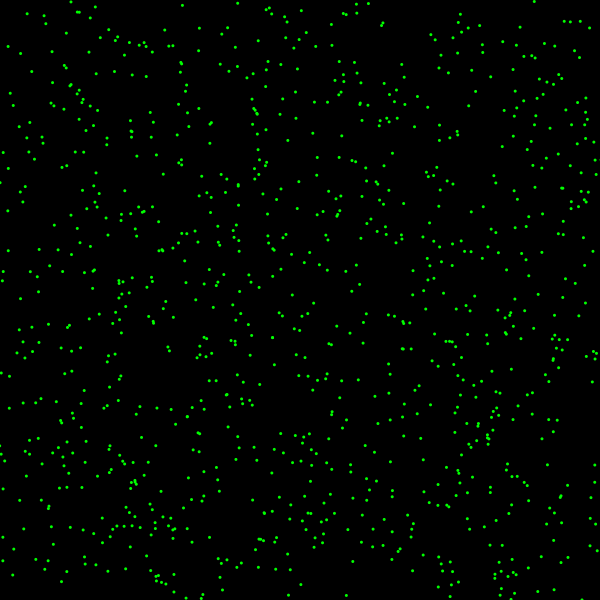
Frame 1 (no input)
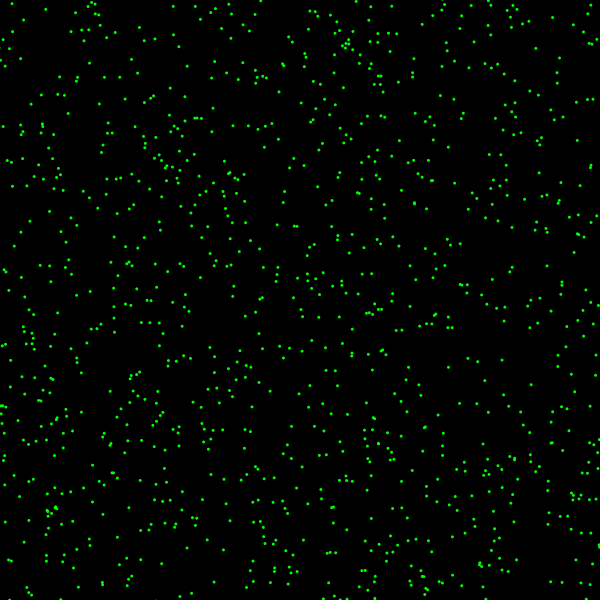
Frame 60 (the mouse pressed at the canvas centre just before this capture)
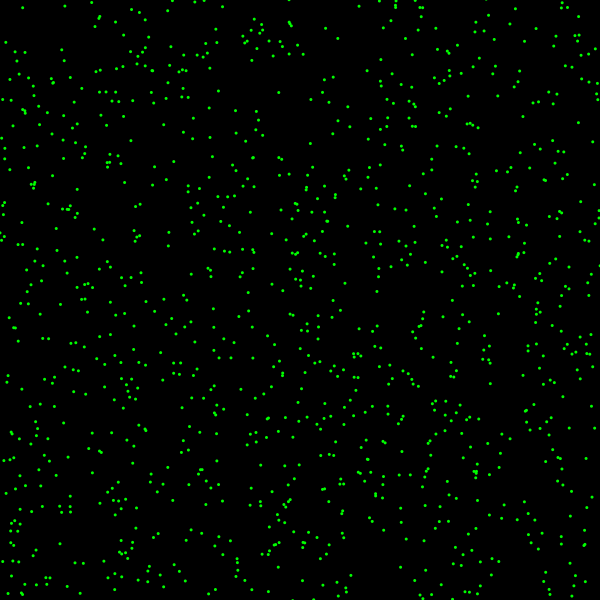
Frame 120 (the mouse held since frame 60 and released just before this capture)

The Processing sketch that drew these frames (run headless with seeded random() and noise(); from frame 60 on, the mouse is pressed at the canvas centre):

// Processing sketch: wk05_6349_Population_A
// ── wk05_6349_Population_A.pde
//  GSD 6349 Mapping II : Geosimulation
//  Havard University Graduate School of Design
//  Professor Robert Gerard Pietrusko
//  <rpietrusko@gsd.harvard.edu>
//  (c) Fall 2017
//  Please cite author and course 
//  when using this library in any 
//  personal or professional project.

//  WEEK 05 : SIMPLE POPULATION MODEL TEMPLATE
// 
// stats: https://www.cdc.gov/nchs/fastats/
// US 2014 stats
// Birth rate:  62.5 births per   1,000 women
// Death rate: 823.7 deaths per 100,000 population
// 0.031250 births per person
// 0.008237 deaths per person


int initialPopulationSize = 1000;
ArrayList<Agent> population;
int yearCounter = 0;
int framesPerYear = 24;
int currentPopulationSize = 0;

float deathRate = 0.008237;
float birthRate = 0.031250;


void setup()
{
      size(600,600);
      frameRate (24);
      population = new ArrayList<Agent>();
  
      for( int i = 0; i < initialPopulationSize; i += 1)
        {
          population.add( new Agent()  );
        }
  
}

void draw()
{
     background( 0 );
     
     for (Agent a : population )
       {
         a.update();
         a.drawAgent();
       }
       
       ///////  YEARLY COUNTER    ///////
       
       
       if( frameCount % framesPerYear == 0)
         {
           currentPopulationSize = population.size();
           deaths();
           births();
           println( "YEAR "  + yearCounter + " POP:" + currentPopulationSize);
           yearCounter += 1;
         }
}

void deaths()
{

         int numberToDie = round(deathRate * currentPopulationSize);
  
         while( numberToDie > 0 )
          {
            population.remove(0);
            numberToDie -= 1;
          }
}


void births()
{
         int numberToBeBorn = round(birthRate * currentPopulationSize);
  
         while( numberToBeBorn > 0 )
          {
            population.add(new Agent () );
            numberToBeBorn -= 1;
          }
    
}

// ── Agent.pde
import java.util.Iterator;

class Agent{

  PVector loc;
  PVector vel;
  boolean alive = true;
      int haloGrowth = 0;
      float fatality = 0.7;


      Agent()
      {
            loc = new PVector( random(0, width)  , random(0, height)  );
            vel = new PVector( random( -5, 5)    , random (-5,5)      );
            
              
      }
      
       Agent( float x, float y)
      {
            loc = new PVector(x , y);
            vel = new PVector( random( -5, 5)    , random (-5,5)      );
            
      }
      
      void update()
      {
            loc.add( vel );
            
            //check for bounce!
            
            if (loc.x < 0 || loc.x >= width  ) {vel.x *= -1;}
            if (loc.y < 0 || loc.y >= height ) {vel.y *= -1;}
      }
      
      void checkEnvironment(PImage deathHole )
      {

      }
      
      void drawAgent()
      {

           fill( 0, 255, 0);
           noStroke();
           ellipse( loc.x, loc.y, 3, 3);
           
         
      }

      void drawHalo()
      {

          if( haloGrowth <= 48 )
          {
              float radius = haloGrowth;
              float alpha  = map(haloGrowth, 0, 48, 255, 0 );
              
              noFill();
              stroke(255, alpha);
              ellipse( loc.x, loc.y, radius, radius ); 
              
              haloGrowth += 1;
          }
      }
}



void removeDead()
{
    Iterator iter = population.iterator();
    Agent tempAgent;
    
    while( iter.hasNext() )
    {    
        tempAgent = (Agent)iter.next();
        if( !tempAgent.alive )
        {
            iter.remove();
        }
    }
}
